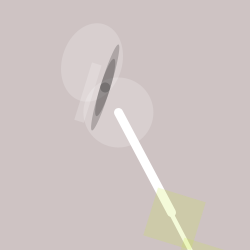
Frame 1 (no input)
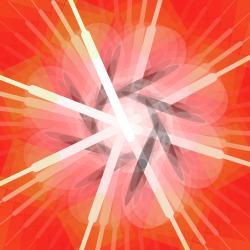
Frame 60 (the mouse pressed at the canvas centre just before this capture)
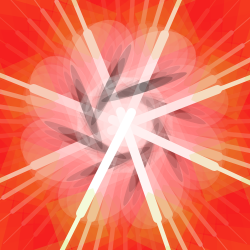
Frame 120 (the mouse held since frame 60 and released just before this capture)

The Processing sketch that drew these frames (run headless with seeded random() and noise(); from frame 60 on, the mouse is pressed at the canvas centre):

// Processing sketch: processing_18582
// ── processing_18582.pde

float angle=0.0;
void setup(){
  size(250,250);
  smooth();
  noStroke();
}
void draw(){
  fill(#FF0D0D,12);
  rect(0,0,width,height);
  fill(255,50);
  angle=angle+0.3;
  translate(125,125);
  rotate(angle);
  ellipse(-50,-50,60,80); 
   rect(-50,-50,10,60);   
  ellipse(-10,-10,70,70);
    fill(0,50);
     ellipse(-30,-30,10,60); 
        ellipse(-30,-30,10,10);   
              ellipse(-30,-30,10,90); 
          angle=angle+0.5;      
  strokeWeight(9);
  stroke(255);
    line(-10,-10,70,70);
      strokeWeight(4.5);
          line(-10,-10,100,100);
                strokeWeight(1);
                    line(-10,-10,120,120);
                      translate(100,100);
                      noStroke();
                          fill(#C6E53F,50);
                        rect(-10,-10,70,70);
                        rect(-50,-50,50,50);
                                              translate(150,150);
                                               rect(-10,-10,70,70);
                        rect(-50,-50,50,50);
                      
}
